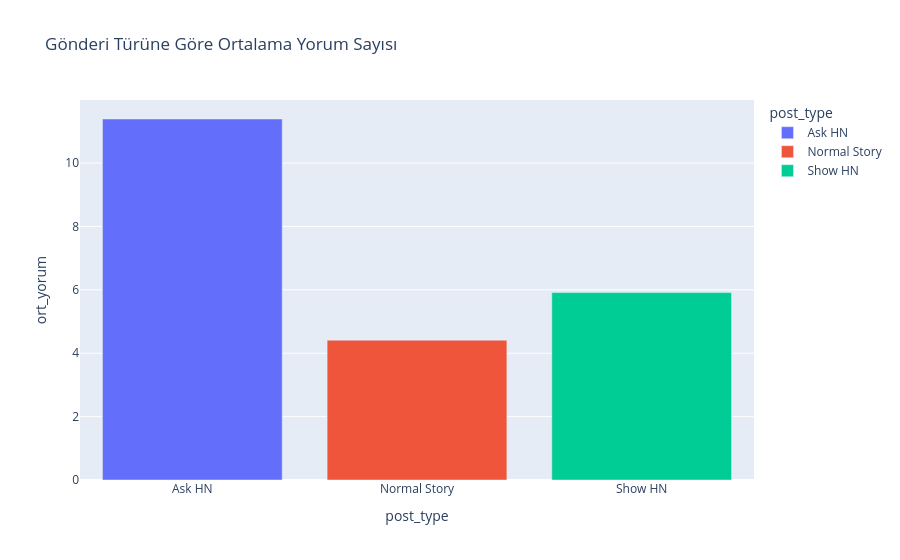

The cell this chart's notebook holds for it:
### Code cell
fig = px.bar(
    post_type_analysis,
    x="post_type",
    y="ort_yorum",
    color="post_type",
    title="Gönderi Türüne Göre Ortalama Yorum Sayısı"
)

fig.show()

### Figure 1 — Plotly figure (JSON) as saved in the notebook; plotly's stock layout.template omitted (floating-point values rounded to 4 significant figures)
{"data": [{"hovertemplate": "post_type=%{x}<br>ort_yorum=%{y}<extra></extra>", "legendgroup": "Ask HN", "marker": {"color": "#636efa", "pattern": {"shape": ""}}, "name": "Ask HN", "orientation": "v", "showlegend": true, "textposition": "auto", "type": "bar", "x": ["Ask HN"], "xaxis": "x", "y": [11.39], "yaxis": "y"}, {"hovertemplate": "post_type=%{x}<br>ort_yorum=%{y}<extra></extra>", "legendgroup": "Normal Story", "marker": {"color": "#EF553B", "pattern": {"shape": ""}}, "name": "Normal Story", "orientation": "v", "showlegend": true, "textposition": "auto", "type": "bar", "x": ["Normal Story"], "xaxis": "x", "y": [4.41], "yaxis": "y"}, {"hovertemplate": "post_type=%{x}<br>ort_yorum=%{y}<extra></extra>", "legendgroup": "Show HN", "marker": {"color": "#00cc96", "pattern": {"shape": ""}}, "name": "Show HN", "orientation": "v", "showlegend": true, "textposition": "auto", "type": "bar", "x": ["Show HN"], "xaxis": "x", "y": [5.912], "yaxis": "y"}], "layout": {"autosize": true, "barmode": "relative", "legend": {"title": {"text": "post_type"}, "tracegroupgap": 0}, "title": {"text": "Gönderi Türüne Göre Ortalama Yorum Sayısı"}, "xaxis": {"anchor": "y", "autorange": true, "categoryarray": ["Ask HN", "Normal Story", "Show HN"], "categoryorder": "array", "domain": [0, 1], "range": [-0.5, 2.5], "title": {"text": "post_type"}, "type": "category"}, "yaxis": {"anchor": "x", "autorange": true, "domain": [0, 1], "range": [0, 11.99], "title": {"text": "ort_yorum"}, "type": "linear"}}}
